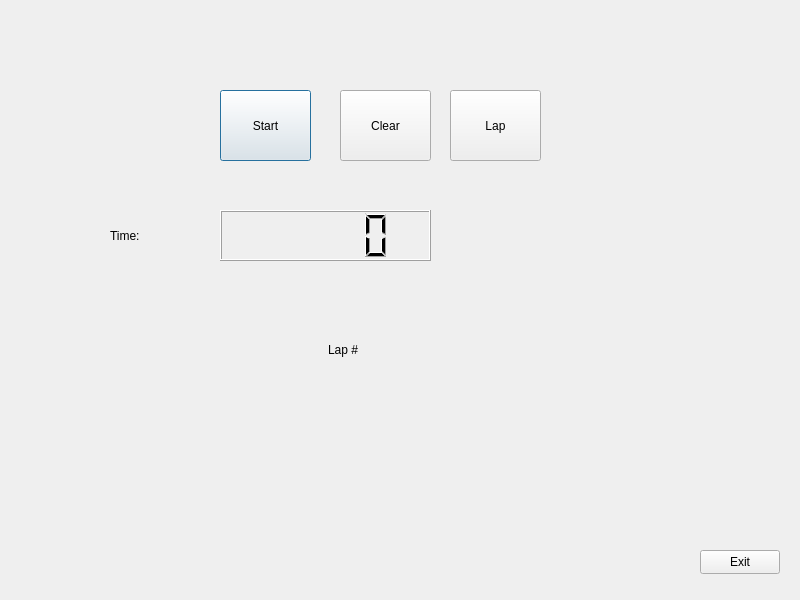
<?xml version="1.0" encoding="UTF-8"?>
<ui version="4.0">
 <class>Dialog</class>
 <widget class="QDialog" name="Dialog">
  <property name="geometry">
   <rect>
    <x>0</x>
    <y>0</y>
    <width>800</width>
    <height>600</height>
   </rect>
  </property>
  <property name="windowTitle">
   <string>Dialog</string>
  </property>
  <widget class="QPushButton" name="pb_startstop">
   <property name="geometry">
    <rect>
     <x>220</x>
     <y>90</y>
     <width>91</width>
     <height>71</height>
    </rect>
   </property>
   <property name="text">
    <string>Start</string>
   </property>
  </widget>
  <widget class="QPushButton" name="pb_clear">
   <property name="geometry">
    <rect>
     <x>340</x>
     <y>90</y>
     <width>91</width>
     <height>71</height>
    </rect>
   </property>
   <property name="text">
    <string>Clear</string>
   </property>
  </widget>
  <widget class="QPushButton" name="pushButton_3">
   <property name="geometry">
    <rect>
     <x>700</x>
     <y>550</y>
     <width>80</width>
     <height>24</height>
    </rect>
   </property>
   <property name="text">
    <string>Exit</string>
   </property>
  </widget>
  <widget class="QLabel" name="label">
   <property name="geometry">
    <rect>
     <x>110</x>
     <y>220</y>
     <width>81</width>
     <height>31</height>
    </rect>
   </property>
   <property name="text">
    <string>Time:</string>
   </property>
  </widget>
  <widget class="QLCDNumber" name="lcdNumber">
   <property name="geometry">
    <rect>
     <x>220</x>
     <y>210</y>
     <width>211</width>
     <height>51</height>
    </rect>
   </property>
  </widget>
  <widget class="QPushButton" name="pb_lap">
   <property name="geometry">
    <rect>
     <x>450</x>
     <y>90</y>
     <width>91</width>
     <height>71</height>
    </rect>
   </property>
   <property name="text">
    <string>Lap</string>
   </property>
  </widget>
  <widget class="QLabel" name="label_2">
   <property name="geometry">
    <rect>
     <x>328</x>
     <y>279</y>
     <width>101</width>
     <height>141</height>
    </rect>
   </property>
   <property name="text">
    <string>Lap # </string>
   </property>
  </widget>
 </widget>
 <resources/>
 <connections/>
</ui>
